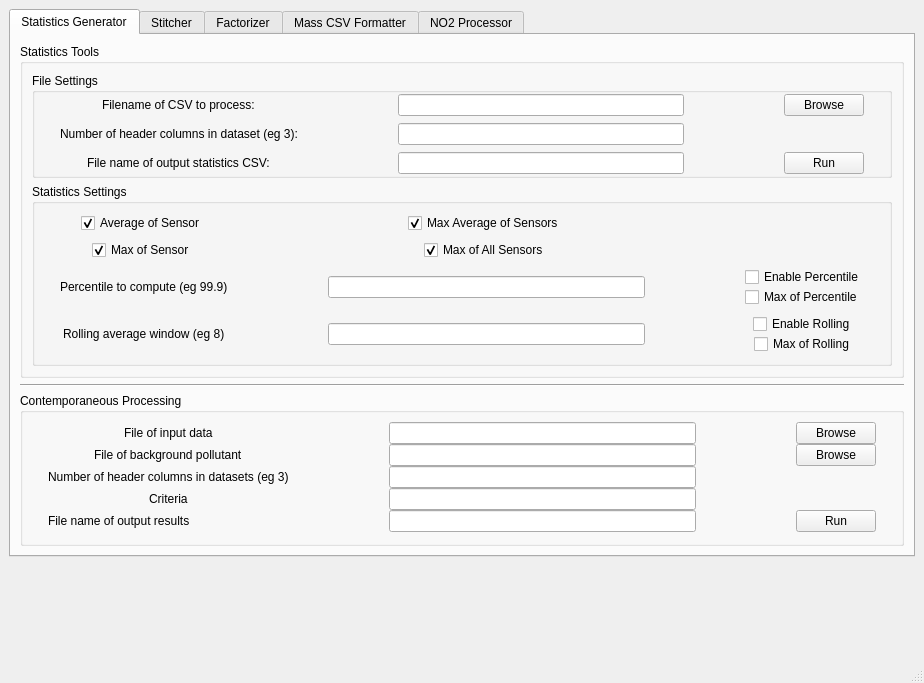
<?xml version="1.0" encoding="UTF-8"?>
<ui version="4.0">
 <class>MainWindow</class>
 <widget class="QMainWindow" name="MainWindow">
  <property name="geometry">
   <rect>
    <x>0</x>
    <y>0</y>
    <width>924</width>
    <height>683</height>
   </rect>
  </property>
  <property name="windowTitle">
   <string>Air Quality Toolkit - 8/11/18</string>
  </property>
  <property name="animated">
   <bool>true</bool>
  </property>
  <property name="documentMode">
   <bool>false</bool>
  </property>
  <property name="dockNestingEnabled">
   <bool>false</bool>
  </property>
  <property name="unifiedTitleAndToolBarOnMac">
   <bool>false</bool>
  </property>
  <widget class="QWidget" name="centralwidget">
   <layout class="QGridLayout" name="gridLayout_3">
    <item row="0" column="0">
     <widget class="QTabWidget" name="tabWidget">
      <property name="currentIndex">
       <number>0</number>
      </property>
      <widget class="QWidget" name="tab">
       <attribute name="title">
        <string>Statistics Generator</string>
       </attribute>
       <layout class="QGridLayout" name="gridLayout_9">
        <item row="0" column="0">
         <widget class="QGroupBox" name="groupBox">
          <property name="enabled">
           <bool>true</bool>
          </property>
          <property name="title">
           <string>Statistics Tools</string>
          </property>
          <layout class="QGridLayout" name="gridLayout_4">
           <item row="1" column="0">
            <widget class="QGroupBox" name="groupBox">
             <property name="title">
              <string>File Settings</string>
             </property>
             <layout class="QGridLayout" name="gridLayout" rowstretch="0,0,0">
              <property name="sizeConstraint">
               <enum>QLayout::SetDefaultConstraint</enum>
              </property>
              <property name="leftMargin">
               <number>25</number>
              </property>
              <property name="topMargin">
               <number>1</number>
              </property>
              <property name="rightMargin">
               <number>25</number>
              </property>
              <property name="bottomMargin">
               <number>1</number>
              </property>
              <property name="horizontalSpacing">
               <number>100</number>
              </property>
              <property name="verticalSpacing">
               <number>7</number>
              </property>
              <item row="0" column="0" alignment="Qt::AlignHCenter">
               <widget class="QLabel" name="label">
                <property name="text">
                 <string>Filename of CSV to process:</string>
                </property>
               </widget>
              </item>
              <item row="1" column="0" alignment="Qt::AlignHCenter">
               <widget class="QLabel" name="label_2">
                <property name="text">
                 <string>Number of header columns in dataset (eg 3):</string>
                </property>
               </widget>
              </item>
              <item row="0" column="2">
               <widget class="QPushButton" name="Stat_Browse_1">
                <property name="text">
                 <string>Browse</string>
                </property>
               </widget>
              </item>
              <item row="2" column="2">
               <widget class="QPushButton" name="Stat_Run_1">
                <property name="text">
                 <string>Run</string>
                </property>
               </widget>
              </item>
              <item row="2" column="0" alignment="Qt::AlignHCenter">
               <widget class="QLabel" name="label_3">
                <property name="text">
                 <string>File name of output statistics CSV:</string>
                </property>
               </widget>
              </item>
              <item row="1" column="1">
               <widget class="QLineEdit" name="Stat_Header"/>
              </item>
              <item row="0" column="1">
               <widget class="QLineEdit" name="Stat_To_Convert"/>
              </item>
              <item row="2" column="1">
               <widget class="QLineEdit" name="Stat_Output"/>
              </item>
             </layout>
            </widget>
           </item>
           <item row="2" column="0">
            <widget class="QGroupBox" name="groupBox">
             <property name="title">
              <string>Statistics Settings</string>
             </property>
             <layout class="QGridLayout" name="gridLayout_2" columnstretch="0,0,0">
              <property name="leftMargin">
               <number>25</number>
              </property>
              <property name="rightMargin">
               <number>25</number>
              </property>
              <property name="horizontalSpacing">
               <number>100</number>
              </property>
              <property name="verticalSpacing">
               <number>7</number>
              </property>
              <item row="1" column="0" alignment="Qt::AlignHCenter">
               <widget class="QCheckBox" name="Stat_Max">
                <property name="text">
                 <string>Max of Sensor</string>
                </property>
                <property name="checked">
                 <bool>true</bool>
                </property>
               </widget>
              </item>
              <item row="2" column="0" alignment="Qt::AlignHCenter">
               <widget class="QLabel" name="label_5">
                <property name="text">
                 <string>Percentile to compute (eg 99.9)</string>
                </property>
               </widget>
              </item>
              <item row="0" column="0" alignment="Qt::AlignHCenter">
               <widget class="QCheckBox" name="Stat_Average">
                <property name="text">
                 <string>Average of Sensor</string>
                </property>
                <property name="checked">
                 <bool>true</bool>
                </property>
               </widget>
              </item>
              <item row="0" column="1" alignment="Qt::AlignHCenter">
               <widget class="QCheckBox" name="Stat_Max_Average">
                <property name="text">
                 <string>Max Average of Sensors</string>
                </property>
                <property name="checked">
                 <bool>true</bool>
                </property>
                <property name="tristate">
                 <bool>false</bool>
                </property>
               </widget>
              </item>
              <item row="3" column="0" alignment="Qt::AlignHCenter">
               <widget class="QLabel" name="label_6">
                <property name="text">
                 <string>Rolling average window (eg 8)</string>
                </property>
               </widget>
              </item>
              <item row="1" column="1" alignment="Qt::AlignHCenter">
               <widget class="QCheckBox" name="Stat_Max_Max">
                <property name="text">
                 <string>Max of All Sensors</string>
                </property>
                <property name="checked">
                 <bool>true</bool>
                </property>
               </widget>
              </item>
              <item row="2" column="2">
               <layout class="QGridLayout" name="gridLayout_7">
                <item row="0" column="0" alignment="Qt::AlignHCenter">
                 <widget class="QCheckBox" name="Stat_Percentile_En">
                  <property name="text">
                   <string>Enable Percentile</string>
                  </property>
                 </widget>
                </item>
                <item row="1" column="0" alignment="Qt::AlignHCenter">
                 <widget class="QCheckBox" name="Stat_Percentile_Max">
                  <property name="text">
                   <string>Max of Percentile</string>
                  </property>
                 </widget>
                </item>
               </layout>
              </item>
              <item row="3" column="2">
               <layout class="QGridLayout" name="gridLayout_8">
                <item row="0" column="0" alignment="Qt::AlignHCenter">
                 <widget class="QCheckBox" name="Stat_Rolling_En">
                  <property name="text">
                   <string>Enable Rolling</string>
                  </property>
                 </widget>
                </item>
                <item row="1" column="0" alignment="Qt::AlignHCenter">
                 <widget class="QCheckBox" name="Stat_Rolling_Max">
                  <property name="text">
                   <string>Max of Rolling</string>
                  </property>
                 </widget>
                </item>
               </layout>
              </item>
              <item row="2" column="1">
               <widget class="QLineEdit" name="Stat_Percentile_Num"/>
              </item>
              <item row="3" column="1">
               <widget class="QLineEdit" name="Stat_Rolling_Num"/>
              </item>
             </layout>
            </widget>
           </item>
          </layout>
         </widget>
        </item>
        <item row="2" column="0">
         <widget class="QGroupBox" name="gridGroupBox">
          <property name="title">
           <string>Contemporaneous Processing</string>
          </property>
          <layout class="QGridLayout" name="gridLayout_10">
           <property name="leftMargin">
            <number>25</number>
           </property>
           <property name="rightMargin">
            <number>25</number>
           </property>
           <property name="horizontalSpacing">
            <number>100</number>
           </property>
           <property name="verticalSpacing">
            <number>0</number>
           </property>
           <item row="1" column="2">
            <widget class="QPushButton" name="Stat_Con_Back_Browse">
             <property name="text">
              <string>Browse</string>
             </property>
            </widget>
           </item>
           <item row="0" column="2">
            <widget class="QPushButton" name="Stat_Con_Input_Browse">
             <property name="text">
              <string>Browse</string>
             </property>
            </widget>
           </item>
           <item row="0" column="1">
            <widget class="QLineEdit" name="Stat_Con_Input_Name"/>
           </item>
           <item row="0" column="0" alignment="Qt::AlignHCenter">
            <widget class="QLabel" name="label_4">
             <property name="text">
              <string>File of input data</string>
             </property>
            </widget>
           </item>
           <item row="3" column="1">
            <widget class="QLineEdit" name="Stat_Con_Criteria"/>
           </item>
           <item row="1" column="0" alignment="Qt::AlignHCenter">
            <widget class="QLabel" name="label_9">
             <property name="text">
              <string>File of background pollutant</string>
             </property>
            </widget>
           </item>
           <item row="1" column="1">
            <widget class="QLineEdit" name="Stat_Con_Back_Name"/>
           </item>
           <item row="3" column="0" alignment="Qt::AlignHCenter">
            <widget class="QLabel" name="label_10">
             <property name="text">
              <string>Criteria</string>
             </property>
            </widget>
           </item>
           <item row="4" column="0">
            <widget class="QLabel" name="label_11">
             <property name="text">
              <string>File name of output results</string>
             </property>
            </widget>
           </item>
           <item row="4" column="1">
            <widget class="QLineEdit" name="Stat_Con_Out_Name"/>
           </item>
           <item row="4" column="2">
            <widget class="QPushButton" name="Stat_Con_Run">
             <property name="text">
              <string>Run</string>
             </property>
            </widget>
           </item>
           <item row="2" column="0" alignment="Qt::AlignHCenter">
            <widget class="QLabel" name="label_12">
             <property name="text">
              <string>Number of header columns in datasets (eg 3)</string>
             </property>
            </widget>
           </item>
           <item row="2" column="1">
            <widget class="QLineEdit" name="Stat_Con_Header_Num"/>
           </item>
          </layout>
         </widget>
        </item>
        <item row="1" column="0">
         <widget class="Line" name="line_3">
          <property name="orientation">
           <enum>Qt::Horizontal</enum>
          </property>
         </widget>
        </item>
       </layout>
      </widget>
      <widget class="QWidget" name="tab_2">
       <attribute name="title">
        <string>Stitcher</string>
       </attribute>
       <layout class="QGridLayout" name="gridLayout_5">
        <item row="1" column="0">
         <layout class="QGridLayout" name="gridLayout_6">
          <property name="sizeConstraint">
           <enum>QLayout::SetFixedSize</enum>
          </property>
          <item row="1" column="3">
           <widget class="QLineEdit" name="Stitcher_Out_File">
            <property name="maximumSize">
             <size>
              <width>200</width>
              <height>16777215</height>
             </size>
            </property>
            <property name="text">
             <string>Stitcher_Output.csv</string>
            </property>
           </widget>
          </item>
          <item row="1" column="2" alignment="Qt::AlignRight">
           <widget class="QLabel" name="label_7">
            <property name="text">
             <string>Output File Name:</string>
            </property>
           </widget>
          </item>
          <item row="1" column="1">
           <widget class="QLineEdit" name="Stitcher_Out_Folder">
            <property name="maximumSize">
             <size>
              <width>200</width>
              <height>16777215</height>
             </size>
            </property>
           </widget>
          </item>
          <item row="0" column="1">
           <widget class="QPushButton" name="Stitcher_Import">
            <property name="text">
             <string>Import Settings CSV</string>
            </property>
           </widget>
          </item>
          <item row="0" column="2">
           <widget class="QPushButton" name="Stitcher_Clear">
            <property name="text">
             <string>Clear</string>
            </property>
           </widget>
          </item>
          <item row="0" column="3">
           <widget class="QPushButton" name="Stitcher_Run">
            <property name="text">
             <string>Stitch</string>
            </property>
           </widget>
          </item>
          <item row="0" column="0">
           <widget class="QPushButton" name="Stitcher_Browse">
            <property name="text">
             <string>Browse</string>
            </property>
           </widget>
          </item>
          <item row="1" column="0" alignment="Qt::AlignRight">
           <widget class="QLabel" name="label_8">
            <property name="text">
             <string>Output Folder:</string>
            </property>
           </widget>
          </item>
         </layout>
        </item>
        <item row="0" column="0">
         <widget class="QTableWidget" name="Stitcher_Table">
          <property name="rowCount">
           <number>5</number>
          </property>
          <attribute name="horizontalHeaderStretchLastSection">
           <bool>true</bool>
          </attribute>
          <row/>
          <row/>
          <row/>
          <row/>
          <row/>
          <column>
           <property name="text">
            <string>Folder</string>
           </property>
          </column>
          <column>
           <property name="text">
            <string>File Name</string>
           </property>
          </column>
          <column>
           <property name="text">
            <string>Scale</string>
           </property>
          </column>
          <column>
           <property name="text">
            <string>Columns to Exclude</string>
           </property>
          </column>
         </widget>
        </item>
       </layout>
      </widget>
      <widget class="QWidget" name="tab_3">
       <attribute name="title">
        <string>Factorizer</string>
       </attribute>
       <layout class="QVBoxLayout" name="verticalLayout">
        <item>
         <widget class="QTableWidget" name="Factorizer_Table">
          <property name="rowCount">
           <number>5</number>
          </property>
          <attribute name="horizontalHeaderStretchLastSection">
           <bool>true</bool>
          </attribute>
          <row/>
          <row/>
          <row/>
          <row/>
          <row/>
          <column>
           <property name="text">
            <string>File Name</string>
           </property>
          </column>
          <column>
           <property name="text">
            <string>Factor</string>
           </property>
          </column>
          <column>
           <property name="text">
            <string>Output File Name</string>
           </property>
          </column>
         </widget>
        </item>
        <item>
         <layout class="QGridLayout" name="gridLayout_18">
          <property name="sizeConstraint">
           <enum>QLayout::SetFixedSize</enum>
          </property>
          <item row="0" column="2">
           <widget class="QPushButton" name="Factorizer_Import">
            <property name="text">
             <string>Import Settings CSV</string>
            </property>
           </widget>
          </item>
          <item row="0" column="3">
           <widget class="QPushButton" name="Factorizer_Clear">
            <property name="text">
             <string>Clear</string>
            </property>
           </widget>
          </item>
          <item row="0" column="4">
           <widget class="QPushButton" name="Factorizer_Run">
            <property name="text">
             <string>Factorize</string>
            </property>
           </widget>
          </item>
          <item row="0" column="0">
           <widget class="QPushButton" name="Factorizer_Browse_Input">
            <property name="text">
             <string>Browse Input File</string>
            </property>
           </widget>
          </item>
          <item row="0" column="1">
           <widget class="QPushButton" name="Factorizer_Browse_Factor">
            <property name="text">
             <string>Browse Factor File</string>
            </property>
           </widget>
          </item>
         </layout>
        </item>
       </layout>
      </widget>
      <widget class="QWidget" name="tab_7">
       <attribute name="title">
        <string>Mass CSV Formatter</string>
       </attribute>
       <layout class="QGridLayout" name="gridLayout_21">
        <item row="0" column="0">
         <widget class="QTableWidget" name="MassCSV_Table">
          <property name="rowCount">
           <number>5</number>
          </property>
          <attribute name="horizontalHeaderDefaultSectionSize">
           <number>259</number>
          </attribute>
          <attribute name="horizontalHeaderStretchLastSection">
           <bool>true</bool>
          </attribute>
          <row/>
          <row/>
          <row/>
          <row/>
          <row/>
          <column>
           <property name="text">
            <string>File Name</string>
           </property>
          </column>
          <column>
           <property name="text">
            <string>CALPUFF Output Format? (0/1)</string>
           </property>
          </column>
          <column>
           <property name="text">
            <string>Output File Name</string>
           </property>
          </column>
         </widget>
        </item>
        <item row="1" column="0">
         <layout class="QGridLayout" name="gridLayout_20">
          <property name="sizeConstraint">
           <enum>QLayout::SetFixedSize</enum>
          </property>
          <item row="0" column="0">
           <widget class="QPushButton" name="MassCSV_Browse">
            <property name="text">
             <string>Browse</string>
            </property>
           </widget>
          </item>
          <item row="0" column="3">
           <widget class="QPushButton" name="MassCSV_Run">
            <property name="text">
             <string>Convert</string>
            </property>
           </widget>
          </item>
          <item row="0" column="1">
           <widget class="QPushButton" name="MassCSV_Import">
            <property name="text">
             <string>Import Settings CSV</string>
            </property>
           </widget>
          </item>
          <item row="0" column="2">
           <widget class="QPushButton" name="MassCSV_Clear">
            <property name="text">
             <string>Clear</string>
            </property>
           </widget>
          </item>
         </layout>
        </item>
       </layout>
      </widget>
      <widget class="QWidget" name="tab_8">
       <attribute name="title">
        <string>NO2 Processor</string>
       </attribute>
       <layout class="QGridLayout" name="gridLayout_27">
        <item row="1" column="0">
         <spacer name="verticalSpacer_3">
          <property name="orientation">
           <enum>Qt::Vertical</enum>
          </property>
          <property name="sizeHint" stdset="0">
           <size>
            <width>20</width>
            <height>40</height>
           </size>
          </property>
         </spacer>
        </item>
        <item row="0" column="0">
         <widget class="QGroupBox" name="groupBox_3">
          <property name="enabled">
           <bool>true</bool>
          </property>
          <property name="title">
           <string>NO2 Processor Tools</string>
          </property>
          <layout class="QGridLayout" name="gridLayout_22">
           <item row="1" column="0">
            <layout class="QGridLayout" name="gridLayout_26" rowstretch="0,0,0">
             <property name="sizeConstraint">
              <enum>QLayout::SetDefaultConstraint</enum>
             </property>
             <property name="leftMargin">
              <number>25</number>
             </property>
             <property name="topMargin">
              <number>0</number>
             </property>
             <property name="rightMargin">
              <number>25</number>
             </property>
             <property name="bottomMargin">
              <number>0</number>
             </property>
             <property name="horizontalSpacing">
              <number>100</number>
             </property>
             <property name="verticalSpacing">
              <number>7</number>
             </property>
             <item row="0" column="0" alignment="Qt::AlignHCenter">
              <widget class="QLabel" name="label_24">
               <property name="text">
                <string>File to format as CSV:</string>
               </property>
              </widget>
             </item>
             <item row="1" column="0" alignment="Qt::AlignHCenter">
              <widget class="QLabel" name="label_25">
               <property name="text">
                <string>File name of output CSV:</string>
               </property>
              </widget>
             </item>
             <item row="0" column="2">
              <widget class="QPushButton" name="NO2_Browse_Format_CSV">
               <property name="text">
                <string>Browse</string>
               </property>
              </widget>
             </item>
             <item row="1" column="1">
              <widget class="QLineEdit" name="NO2_Output_Format"/>
             </item>
             <item row="0" column="1">
              <widget class="QLineEdit" name="NO2_File_To_Format"/>
             </item>
             <item row="2" column="0" alignment="Qt::AlignHCenter">
              <widget class="QCheckBox" name="NO2_Calpuff_Format">
               <property name="text">
                <string>CALPUFF Output Format?</string>
               </property>
              </widget>
             </item>
             <item row="1" column="2">
              <widget class="QPushButton" name="NO2_Convert_To_CSV">
               <property name="text">
                <string>Convert to CSV</string>
               </property>
              </widget>
             </item>
            </layout>
           </item>
           <item row="3" column="0">
            <layout class="QGridLayout" name="gridLayout_23" columnstretch="0,0,0">
             <property name="leftMargin">
              <number>25</number>
             </property>
             <property name="rightMargin">
              <number>25</number>
             </property>
             <property name="horizontalSpacing">
              <number>100</number>
             </property>
             <property name="verticalSpacing">
              <number>7</number>
             </property>
             <item row="0" column="2">
              <widget class="QPushButton" name="NO2_Process_CSV_Browse">
               <property name="text">
                <string>Browse</string>
               </property>
              </widget>
             </item>
             <item row="1" column="2">
              <widget class="QPushButton" name="NO2_Background_Browse">
               <property name="text">
                <string>Browse</string>
               </property>
              </widget>
             </item>
             <item row="1" column="1">
              <widget class="QLineEdit" name="NO2_Background_File"/>
             </item>
             <item row="0" column="0" alignment="Qt::AlignHCenter">
              <widget class="QLabel" name="label_26">
               <property name="text">
                <string>File name of CSV to process:</string>
               </property>
              </widget>
             </item>
             <item row="2" column="1">
              <widget class="QLineEdit" name="NO2_Initial_Percent">
               <property name="text">
                <string>0.1</string>
               </property>
              </widget>
             </item>
             <item row="2" column="0" alignment="Qt::AlignHCenter">
              <widget class="QLabel" name="label_22">
               <property name="text">
                <string>Initial % to process (eg 0.1)</string>
               </property>
              </widget>
             </item>
             <item row="1" column="0" alignment="Qt::AlignHCenter|Qt::AlignVCenter">
              <widget class="QLabel" name="label_21">
               <property name="text">
                <string>File name of Background NO2 CSV:</string>
               </property>
              </widget>
             </item>
             <item row="3" column="0" alignment="Qt::AlignHCenter">
              <widget class="QLabel" name="label_23">
               <property name="text">
                <string>Number of exceedances limit (eg 246)</string>
               </property>
              </widget>
             </item>
             <item row="0" column="1">
              <widget class="QLineEdit" name="NO2_Process_CSV"/>
             </item>
             <item row="3" column="1">
              <widget class="QLineEdit" name="NO2_Exceedances">
               <property name="text">
                <string>246</string>
               </property>
              </widget>
             </item>
             <item row="4" column="0" alignment="Qt::AlignHCenter">
              <widget class="QLabel" name="label_27">
               <property name="text">
                <string>Number of header columns in dataset (eg 3)</string>
               </property>
              </widget>
             </item>
             <item row="5" column="0" alignment="Qt::AlignHCenter">
              <widget class="QLabel" name="label_28">
               <property name="text">
                <string>File name of output statistics CSV:</string>
               </property>
              </widget>
             </item>
             <item row="4" column="1">
              <widget class="QLineEdit" name="NO2_Header_Columns">
               <property name="text">
                <string>3</string>
               </property>
              </widget>
             </item>
             <item row="5" column="1">
              <widget class="QLineEdit" name="NO2_Output_Statistics"/>
             </item>
             <item row="5" column="2">
              <widget class="QPushButton" name="NO2_Run_Stats">
               <property name="text">
                <string>Process CSV</string>
               </property>
              </widget>
             </item>
            </layout>
           </item>
           <item row="2" column="0">
            <widget class="Line" name="line">
             <property name="orientation">
              <enum>Qt::Horizontal</enum>
             </property>
            </widget>
           </item>
          </layout>
         </widget>
        </item>
       </layout>
      </widget>
     </widget>
    </item>
    <item row="1" column="0">
     <spacer name="verticalSpacer">
      <property name="orientation">
       <enum>Qt::Vertical</enum>
      </property>
      <property name="sizeHint" stdset="0">
       <size>
        <width>20</width>
        <height>40</height>
       </size>
      </property>
     </spacer>
    </item>
   </layout>
  </widget>
  <widget class="QMenuBar" name="menubar">
   <property name="geometry">
    <rect>
     <x>0</x>
     <y>0</y>
     <width>924</width>
     <height>26</height>
    </rect>
   </property>
  </widget>
  <widget class="QStatusBar" name="statusbar"/>
 </widget>
 <tabstops>
  <tabstop>NO2_Run_Stats</tabstop>
  <tabstop>Stat_To_Convert</tabstop>
  <tabstop>Stat_Browse_1</tabstop>
  <tabstop>Stat_Header</tabstop>
  <tabstop>Stat_Output</tabstop>
  <tabstop>Stat_Run_1</tabstop>
  <tabstop>Stat_Average</tabstop>
  <tabstop>Stat_Max_Average</tabstop>
  <tabstop>Stat_Max</tabstop>
  <tabstop>Stat_Max_Max</tabstop>
  <tabstop>Stat_Percentile_Num</tabstop>
  <tabstop>Stat_Percentile_En</tabstop>
  <tabstop>Stat_Percentile_Max</tabstop>
  <tabstop>Stat_Rolling_Num</tabstop>
  <tabstop>Stat_Rolling_En</tabstop>
  <tabstop>Stat_Rolling_Max</tabstop>
  <tabstop>Stat_Con_Input_Name</tabstop>
  <tabstop>Stat_Con_Input_Browse</tabstop>
  <tabstop>Stat_Con_Back_Name</tabstop>
  <tabstop>Stat_Con_Back_Browse</tabstop>
  <tabstop>Stat_Con_Header_Num</tabstop>
  <tabstop>Stat_Con_Criteria</tabstop>
  <tabstop>Stat_Con_Out_Name</tabstop>
  <tabstop>Stat_Con_Run</tabstop>
  <tabstop>Stitcher_Import</tabstop>
  <tabstop>Stitcher_Out_Folder</tabstop>
  <tabstop>Stitcher_Clear</tabstop>
  <tabstop>Stitcher_Run</tabstop>
  <tabstop>Stitcher_Browse</tabstop>
  <tabstop>Stitcher_Table</tabstop>
  <tabstop>Factorizer_Table</tabstop>
  <tabstop>Factorizer_Import</tabstop>
  <tabstop>Factorizer_Clear</tabstop>
  <tabstop>Factorizer_Run</tabstop>
  <tabstop>Factorizer_Browse_Input</tabstop>
  <tabstop>Factorizer_Browse_Factor</tabstop>
  <tabstop>MassCSV_Table</tabstop>
  <tabstop>MassCSV_Browse</tabstop>
  <tabstop>MassCSV_Run</tabstop>
  <tabstop>MassCSV_Import</tabstop>
  <tabstop>MassCSV_Clear</tabstop>
  <tabstop>Stitcher_Out_File</tabstop>
  <tabstop>tabWidget</tabstop>
  <tabstop>NO2_File_To_Format</tabstop>
  <tabstop>NO2_Browse_Format_CSV</tabstop>
  <tabstop>NO2_Output_Format</tabstop>
  <tabstop>NO2_Convert_To_CSV</tabstop>
  <tabstop>NO2_Calpuff_Format</tabstop>
  <tabstop>NO2_Process_CSV</tabstop>
  <tabstop>NO2_Process_CSV_Browse</tabstop>
  <tabstop>NO2_Background_File</tabstop>
  <tabstop>NO2_Background_Browse</tabstop>
  <tabstop>NO2_Initial_Percent</tabstop>
  <tabstop>NO2_Exceedances</tabstop>
  <tabstop>NO2_Header_Columns</tabstop>
  <tabstop>NO2_Output_Statistics</tabstop>
 </tabstops>
 <resources/>
 <connections/>
</ui>
